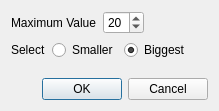
<?xml version="1.0" encoding="UTF-8"?>
<ui version="4.0">
 <class>PercentageDialog</class>
 <widget class="QDialog" name="PercentageDialog">
  <property name="windowModality">
   <enum>Qt::ApplicationModal</enum>
  </property>
  <property name="geometry">
   <rect>
    <x>0</x>
    <y>0</y>
    <width>219</width>
    <height>111</height>
   </rect>
  </property>
  <property name="windowTitle">
   <string>Percentage</string>
  </property>
  <layout class="QVBoxLayout" name="verticalLayout">
   <item>
    <layout class="QHBoxLayout" name="horizontalLayout">
     <item>
      <widget class="QLabel" name="lblPercentage">
       <property name="text">
        <string>Maximum Value</string>
       </property>
      </widget>
     </item>
     <item>
      <widget class="QSpinBox" name="spbPercentage">
       <property name="value">
        <number>20</number>
       </property>
      </widget>
     </item>
     <item>
      <spacer name="horizontalSpacer_2">
       <property name="orientation">
        <enum>Qt::Horizontal</enum>
       </property>
       <property name="sizeHint" stdset="0">
        <size>
         <width>40</width>
         <height>20</height>
        </size>
       </property>
      </spacer>
     </item>
    </layout>
   </item>
   <item>
    <layout class="QHBoxLayout" name="horizontalLayout_2">
     <item>
      <widget class="QLabel" name="lblType">
       <property name="text">
        <string>Select</string>
       </property>
      </widget>
     </item>
     <item>
      <widget class="QRadioButton" name="rbtSmaller">
       <property name="text">
        <string>Smaller</string>
       </property>
      </widget>
     </item>
     <item>
      <widget class="QRadioButton" name="rbtBigger">
       <property name="text">
        <string>Biggest</string>
       </property>
       <property name="checked">
        <bool>true</bool>
       </property>
      </widget>
     </item>
     <item>
      <spacer name="horizontalSpacer_3">
       <property name="orientation">
        <enum>Qt::Horizontal</enum>
       </property>
       <property name="sizeHint" stdset="0">
        <size>
         <width>40</width>
         <height>20</height>
        </size>
       </property>
      </spacer>
     </item>
    </layout>
   </item>
   <item>
    <spacer name="verticalSpacer">
     <property name="orientation">
      <enum>Qt::Vertical</enum>
     </property>
     <property name="sizeHint" stdset="0">
      <size>
       <width>20</width>
       <height>3</height>
      </size>
     </property>
    </spacer>
   </item>
   <item>
    <layout class="QHBoxLayout" name="horizontalLayout_3">
     <item>
      <spacer name="horizontalSpacer">
       <property name="orientation">
        <enum>Qt::Horizontal</enum>
       </property>
       <property name="sizeHint" stdset="0">
        <size>
         <width>40</width>
         <height>20</height>
        </size>
       </property>
      </spacer>
     </item>
     <item>
      <widget class="QDialogButtonBox" name="buttonBox">
       <property name="standardButtons">
        <set>QDialogButtonBox::Cancel|QDialogButtonBox::Ok</set>
       </property>
      </widget>
     </item>
    </layout>
   </item>
  </layout>
 </widget>
 <resources/>
 <connections>
  <connection>
   <sender>buttonBox</sender>
   <signal>accepted()</signal>
   <receiver>PercentageDialog</receiver>
   <slot>accept()</slot>
   <hints>
    <hint type="sourcelabel">
     <x>90</x>
     <y>90</y>
    </hint>
    <hint type="destinationlabel">
     <x>21</x>
     <y>72</y>
    </hint>
   </hints>
  </connection>
  <connection>
   <sender>buttonBox</sender>
   <signal>rejected()</signal>
   <receiver>PercentageDialog</receiver>
   <slot>reject()</slot>
   <hints>
    <hint type="sourcelabel">
     <x>176</x>
     <y>85</y>
    </hint>
    <hint type="destinationlabel">
     <x>217</x>
     <y>64</y>
    </hint>
   </hints>
  </connection>
 </connections>
</ui>
